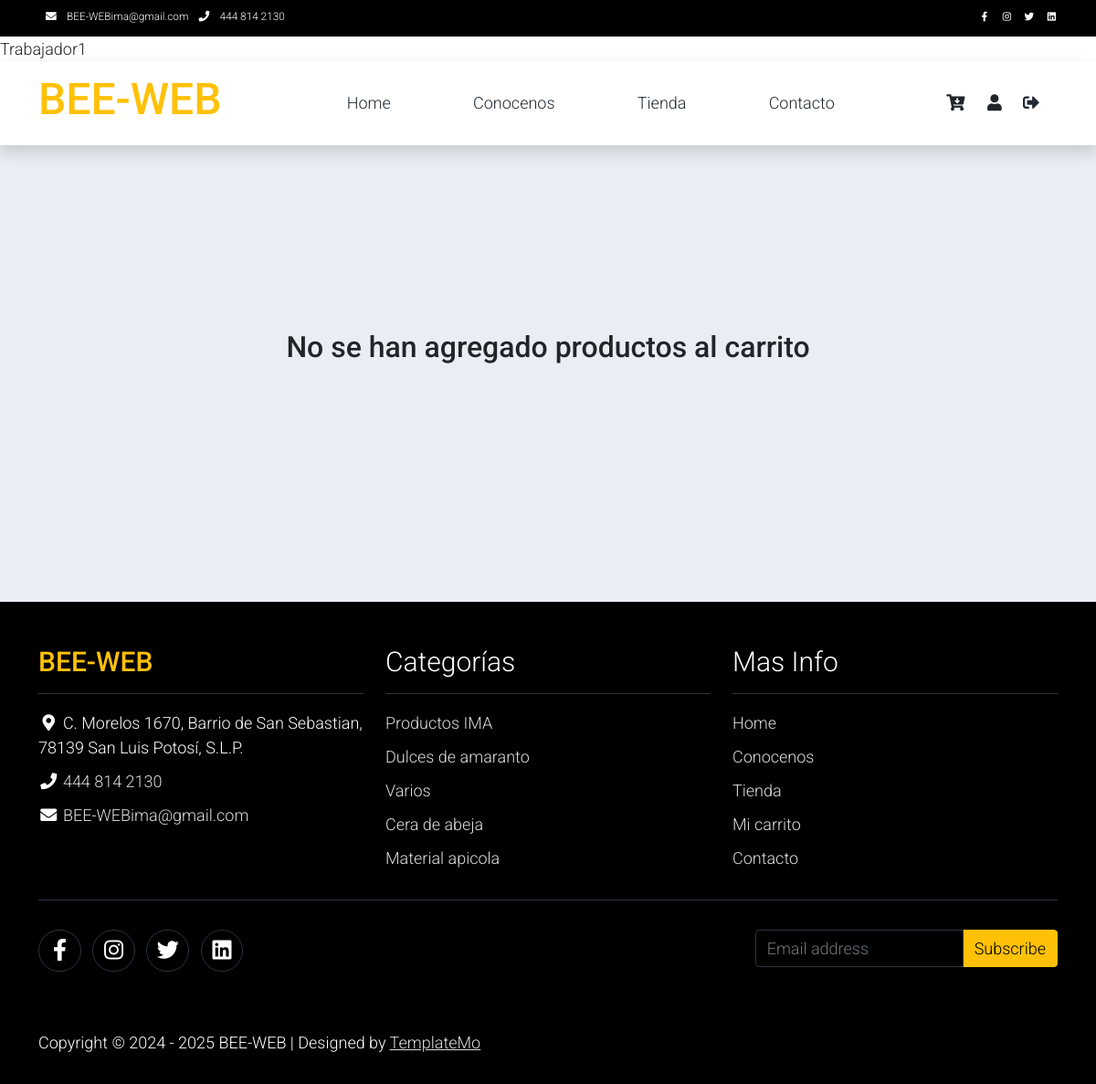
The page /Clientes/carrito.php (signed in) on the database its author committed.
### tables this page shows
CREATE TABLE `categoria` (
  `idCategoria` int(11) NOT NULL,
  `nombreCategoria` varchar(100) NOT NULL
);

### Clientes/carrito.php (the view, shortened to what the rows shown need)
<!DOCTYPE html>
<?php
    $nombreUsuario="";
    if(isset($_COOKIE['UserName'])){
        $nombreUsuario=$_COOKIE['UserName'];
    }
    include_once "../assets/scripts/cantidadCarrito.php";
    include_once "../assets/scripts/database.php";
    $miDinero=number_format($datosCliente['saldoCliente'],2,'.','');
?>
<html lang="en">
<head>
    <link rel="stylesheet" href="../assets/css/bootstrap.min.css">
    <link rel="stylesheet" href="../assets/css/templatemo.css">
    <link rel="stylesheet" href="../assets/css/custom.css">
    <link rel="stylesheet" href="../assets/css/fontawesome.min.css">
    <link rel="stylesheet" href="https://unpkg.com/leaflet@1.7.1/dist/leaflet.css" />
</head>
<body>
     <?php if($prodCarrito > 0){ ?>
        <section class="bg-light">
            <div style="display: flex; justify-content: center; align-items: center">
                <h4 style="display: flex; justify-content: center; width: 40%; margin-top: 10px"><?php echo  "Mi saldo: $miDinero" ?></h4>
            </div>
            <?php
                $link=null;
                conectar_db($link);
                if($link){
                    $query=null;
                    sql_ConsultaCarrito($link,$query,$nombreUsuario);
                    if(mysqli_num_rows($query) > 0){
                        while($row = mysqli_fetch_array($query)){
                            $id=$row['idCarrito'];
                            $strProd=$row['nombreProducto'];
                            $floatCosto=$row['costoProducto'];
                            $intCantidad=$row['cantidad'];
                            $tope=$row['cantidadProducto'];
                            $imgCarr=$row['imagenProducto'];
                            $imagen="../assets/imgProductos/".$imgCarr;
                            if(!file_exists($imagen)){
                                $imagen="../assets/imgProductos/temporal.jpg";
                            }
                            if($intCantidad > $tope){
                                $intCantidad=$tope;
                            }
            ?>
            <div class="container pb-5" id="cont<?php echo "$id"?>">
                <div class="row justify-content-center">
                    <div class="col-lg-7 mt-5">
                        <div class="card d-flex justify-content-center">
                            <div class="card-body position-relative">
                                <div class="text-end" style="position: absolute; top: 10px; right: 10px;">
                                    <img src="<?php echo "$imagen"; ?>" alt="Descripción de la imagen" class="img-fluid" style="max-width: 100px; height: 100px;">
                                </div>
                                <h1 class="h2"><?php echo "$strProd"; ?></h1>
                                <p class="h3 py-2">$ <?php  echo "$floatCosto"; ?></p>
                                <ul class="list-inline">
                                    <li class="list-inline-item">
                                        <h6>Cantidad :</h6>
                                    </li>
                                    <li class="list-inline-item">
                                        <p class="text-muted" id="tope<?php echo $id ?>"><strong><?php echo "$tope" ?></strong></p>
                                    </li>
                                </ul>
                                <form action="" method="post">
                                    <input type="hidden" name="product-title" value="Activewear">
                                    <input type="hidden" name="productoId" value="<?php echo $tope; ?>" id="top<?php echo $id ?>">
                                    <input type="hidden" name="img" value="<?php echo "$imgCarr"; ?>">
                                    <div class="row">
                                        <div class="col-auto">
                                            <ul class="list-inline pb-3">
                                                <li class="list-inline-item text-right">
                                                    Cantidad a comprar:
                                                    <input type="hidden" name="product-quantity<?php echo "$id"?>" id="product-quantity<?php echo "$id"?>" value="1">
                                                </li>
                                                <li class="list-inline-item"><span class="btn btn-success" id="btn-minus<?php echo "$id"?>">-</span></li>
                                                <li class="list-inline-item"><span class="badge bg-secondary" id="var-value<?php echo "$id"?>"><?php echo "$intCantidad"; ?></span></li>
                                                <li class="list-inline-item"><span class="btn btn-success" id="btn-plus<?php echo "$id"?>">+</span></li>
                                            </ul>
                                        </div>
                                    </div>
                                    <ul class="list-inline">
                                    <li class="list-inline-item">
                                        <h6>Costo total :</h6>
                                    </li>
                                    <li class="list-inline-item">
                                        <input type="text" name="product-actu<?php echo "$id"?>" id="product-actu<?php echo "$id" ?>" value="<?php $nuevo=number_format(($floatCosto*$intCantidad),2,'.',''); echo "$nuevo"?>" disabled >
                                    </li>
                                    <li class="list-inline-item" style="margin-left: 20px">
                                        <input type="submit" style="display: none">
                                        <img src="../assets/img/elimina.png" alt="elimina" class="img-fluid" style="max-width: 50px; height: 50px; cursor: pointer" id="elimina<?php echo "$id"?>">
                                    </li>
                                    </ul>
                                    <div class="row pb-3">
                                        <div class="col d-grid">
                                            <button type="submit" class="btn btn-success btn-lg" name="btnCompra<?php echo "$id"?>" value="Comprar producto" id="btnCompra<?php echo "$id"?>">Comprar producto</button>
                                        </div>
                                    </div>
                                </form>
                            </div>
                        </div>
                    </div>
                </div>
            </div>
            <script>
                $(document).ready(function() {
                    $('#btn-plus<?php echo "$id"?>').click(function() {
                        var val = parseInt($("#var-value<?php echo "$id"?>").html()); // Convertir a número
                        var maxProducto = <?php echo $tope ?>; // Límite superior
                        // Comprobar si el valor es menor que el máximo
                        if (val < maxProducto) {
                            val++; // Incrementar el valor
                            $("#var-value<?php echo "$id"?>").html(val); // Actualizar el contenido
                            $("#product-quantity<?php echo "$id"?>").val(val); // Actualizar el valor del campo
                            var costoT = val * <?php echo $floatCosto; ?>; // Calcular el costo total
                            $("#product-actu<?php echo "$id"?>").val(costoT.toFixed(2));
                        } else {
                            alert("Se han agregado el máximo del producto"); // Mensaje al usuario
                        }
                        return false; // Prevenir el comportamiento predeterminado
                    });
                    $('#btn-minus<?php echo "$id"?>').click(function() {
                        var val = parseInt($("#var-value<?php echo "$id"?>").html()); // Convertir a número
                        val = (val == '1') ? 1 : val - 1; // Asegurar que no baje de 1
                        $("#var-value<?php echo "$id"?>").html(val); // Actualizar el contenido
                        $("#product-quantity<?php echo "$id"?>").val(val); // Actualizar el valor del campo
                        var costoT = val * <?php echo $floatCosto; ?>; // Calcular el costo total
                        $("#product-actu<?php echo "$id"?>").val(costoT.toFixed(2));
                        $("#product-actu<?php echo "$id"?>").val(costoT);
                        return false; // Prevenir el comportamiento predeterminado
                    });
                    $('#btnCompra<?php echo "$id"?>').click(function(event) {
                        event.preventDefault();
                        const carritoId = <?php echo $id; ?>;
                        const cantidad=parseInt($("#var-value<?php echo "$id"?>").html());
                        var nombreProducto="<?php echo "$strProd"; ?>";
                        var saldo = parseFloat($("#product-actu<?php echo "$id"?>").val());
                        var imagen="<?php echo "$imgCarr"?>";
                        var tope=parseInt($("#top<?php echo $id ?>").val());
                        var dif=tope-cantidad;
                        console.log(dif);
                        console.log(saldo);
                        //console.log(saldo);
                        var miCantidad = parseFloat(<?php echo $miDinero ?>);
                        //console.log(miCantidad);
                        var compara=miCantidad-saldo;
                        console.log(compara);
                        if(compara < 0 ){
                            alert('No se ajusta este producto');
                        }else{
                            var opcion=confirm('¿Deseas comprar <?php echo "$strProd"; ?>');
                            if(opcion){
                                $.post('../assets/scripts/compraProducto.php',
                                {carritoId: carritoId, compara: compara,
                                    cantidad:cantidad, nombreProducto: nombreProducto,
                                    saldo:saldo,imagen:imagen,dif:dif},function(response){
                                    console.log('Respuesta del servidor:', response);
                                    var data=JSON.parse(response);
                                    if(data.success){
                                        alert('Producto comprado correctamente, te llegara a tu ubicación en 3 dias');
                                        $('#cont<?php echo "$id"?>').remove();
                                        location.reload();
                                    }else{
                                        var error=data.error;
                                        alert(error);
                                    }
                                })
                            }
                        }
                    });
                    $('#elimina<?php echo "$id"?>').click(function(event){
                        event.preventDefault(); // Evitar el comportamiento predeterminado del evento
                        const form = $(this).closest('form');
                        const productoId = <?php echo "$id"; ?>;
                        var decision = confirm('¿Deseas eliminar <?php echo "$strProd"; ?> del carrito?');
                        if (decision) {
                            $.post('../assets/scripts/eliminaCarrito.php', { productoId: productoId }, function() {
                                alert('Se ha eliminado este producto del carrito');
                                location.reload();
                            })
                            .fail(function() {
                                alert('Ups, hubo un error');
                            });
                        } else {
                            alert('No se ha eliminado');
                        }
                    })
                });
            </script>
            <?php
                        }
                    }
                }
            ?>
        </section>
    <?php }else{
        echo "<section class='bg-light'>
                <div class='container pb-5' style='height: 500px; display: flex;
                    justify-content: center;align-items: center;'>
                    <h2 style='display: flex; justify-content: center; width: 90%;'>
                        No se han agregado productos al carrito
                    </h2>
                </div>
            </section>";
    } ?>
<footer class="bg-dark" id="tempaltemo_footer">
        <div class="container">
            <div class="row">
                <div class="col-md-4 pt-5">
                    <h2 class="h2 text-success border-bottom pb-3 border-light logo">BEE-WEB</h2>
                </div>
                <div class="col-md-4 pt-5">
                    <h2 class="h2 text-light border-bottom pb-3 border-light">Categorías</h2>
                    <ul class="list-unstyled text-light footer-link-list">
                        <?php
                            $link=null;
                            if($link){
                                $query=null;
                                sql_ConsultaCategorias($link,$query);
                                if(mysqli_num_rows($query) > 0){
                                    while($row=mysqli_fetch_array($query)){
                                        $nombreCat=$row['nombreCategoria'];
                        ?>
                                        <li><a class="text-decoration-none" href="clienteTienda.php"><?php echo "$nombreCat" ?></a></li>
                        <?php
                                    }
                                }
                            }
                        ?>
                    </ul>
                </div>
                <div class="col-md-4 pt-5">
                    <h2 class="h2 text-light border-bottom pb-3 border-light">Mas Info</h2>
                </div>
            </div>
        </div>
    </footer>
</body>
</html>

### rows shown on the page
categoria: nombreCategoria "Productos IMA"
categoria: nombreCategoria "Dulces de amaranto"
categoria: nombreCategoria "Varios"
categoria: nombreCategoria "Cera de abeja"
categoria: nombreCategoria "Material apicola"

### other values the page prints
$correoLocal "BEE-WEBima@gmail.com"
$numLocal "444 814 2130"
$nombreUsuario "Trabajador1"
$ubicacion "C. Morelos 1670, Barrio de San Sebastian, 78139 San Luis Potosí, S.L.P."
$anioAct "2025"
